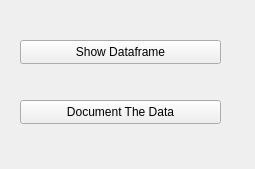
<?xml version="1.0" encoding="UTF-8"?>
<ui version="4.0">
 <class>Widget</class>
 <widget class="QWidget" name="Widget">
  <property name="geometry">
   <rect>
    <x>0</x>
    <y>0</y>
    <width>255</width>
    <height>169</height>
   </rect>
  </property>
  <property name="windowTitle">
   <string>Widget</string>
  </property>
  <widget class="QPushButton" name="pushButton">
   <property name="geometry">
    <rect>
     <x>20</x>
     <y>40</y>
     <width>201</width>
     <height>24</height>
    </rect>
   </property>
   <property name="text">
    <string>Show Dataframe</string>
   </property>
  </widget>
  <widget class="QPushButton" name="pushButton_2">
   <property name="geometry">
    <rect>
     <x>20</x>
     <y>100</y>
     <width>201</width>
     <height>24</height>
    </rect>
   </property>
   <property name="text">
    <string>Document The Data</string>
   </property>
  </widget>
 </widget>
 <resources/>
 <connections/>
</ui>
